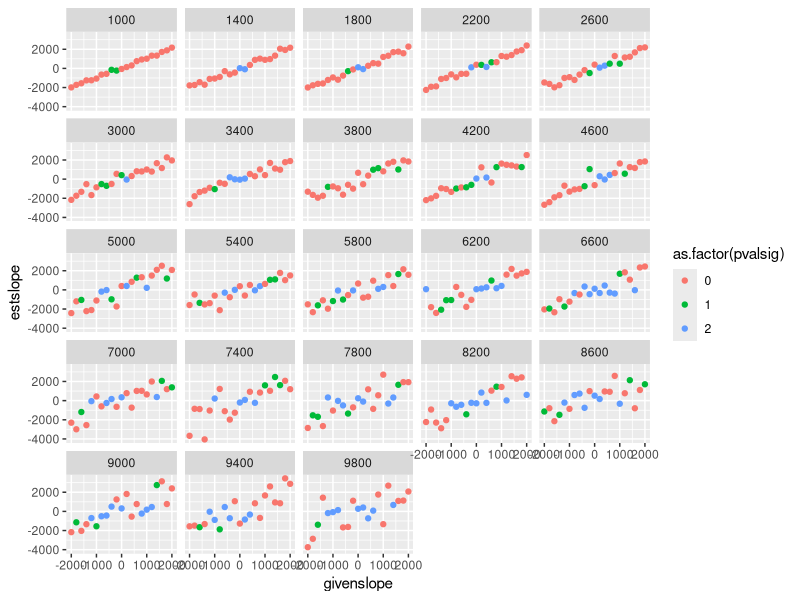
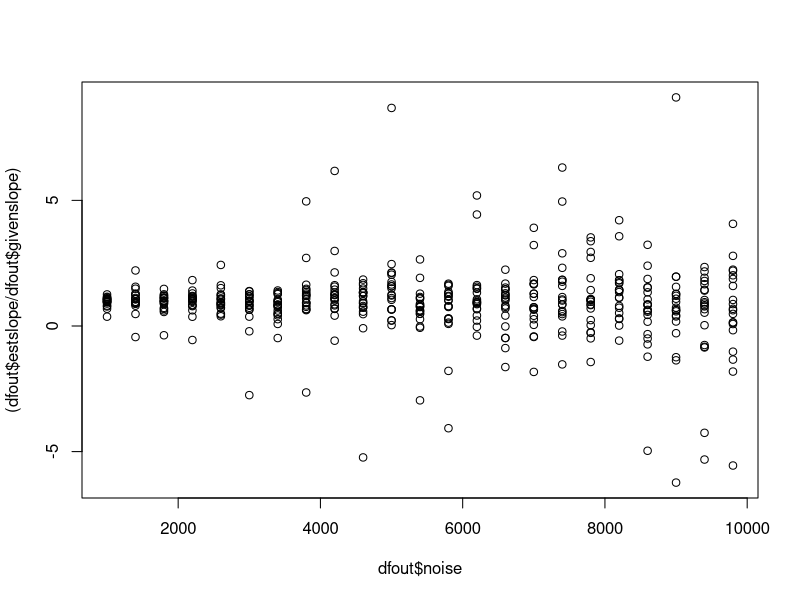
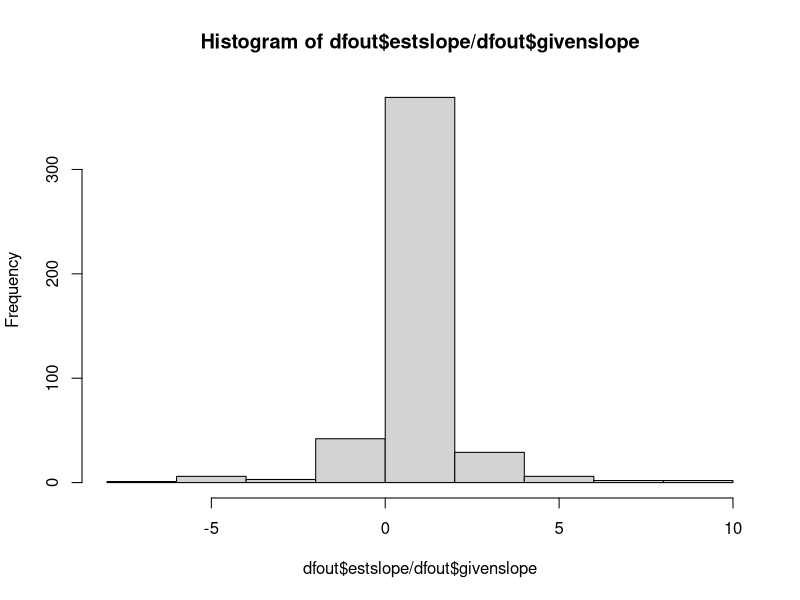
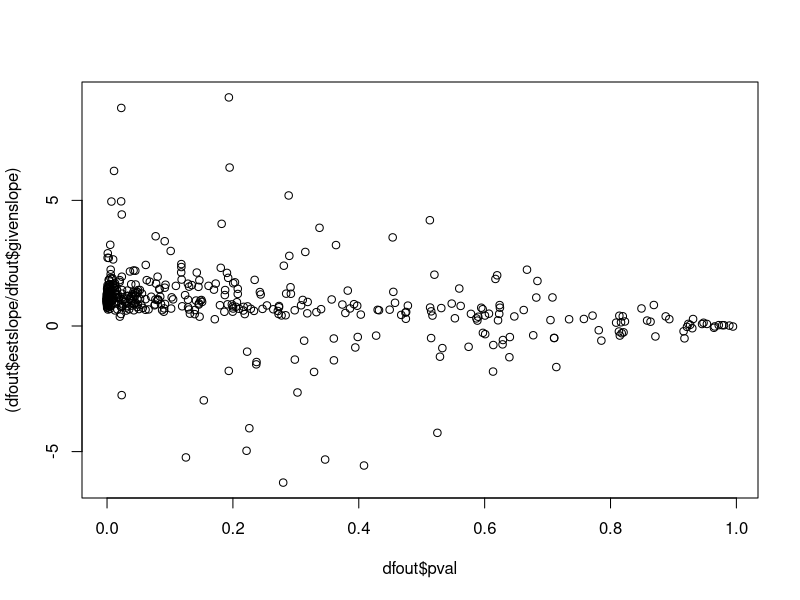

Write the R code that produced these figures, in order. (Note: a time limit stopped this script after it produced the figures.)
## Started 7 April 2024 ##
## Tried to start 4 April 2024, but got overwhelmed ##
## Updated 20 April 2024 to work with linear model ## 
## By Lizzie, cribbing off Mao's datasimulation.R ##

## Extra notes on what I did and how throughout, especially in response to datasimulation.R ##

# housekeeping
rm(list=ls()) 
options(stringsAsFactors = FALSE)
set.seed(333)

# f(x)
simulate_population <- function(a, b, t, noise_sd) {
  # To check the code to start, I ran bits inside the f(x) with different a; b  <-  0; noise_sd <- 0
  # then checked that I got a back from this: coef(model)["time"]
  # then I set b to other numbers and checked that I still got a back from the lm 
  # then I played around with the f(x) once I had it some to see how it did (and found an error in my code)
  # so I fixed it and played around again to see if it returned what I expected, it did! So I moved on. Finally
  y <- numeric(t)
  time <- 1:t
  y <- a*time + b + rnorm(t, 0, noise_sd)
    # y is the population of certain time
    # a is the increasing/decreasing rate
    # b is the starting population size
    # time is the x variable 
    # noise_sd
  model <- lm(y ~ time)
  # Extract the estimated slope (coefficient of time)
  estimated_slope <- coef(model)["time"]
  pval <- coef(summary(lm(y ~ time)))[2,4] # would be better to call with column name! But offline so cannot look up how
  return(c(estimated_slope, pval))
}

t <- 10
a <- seq(from=-2000, to=2000, by=200)
b <- 100000
noise_sd <- seq(from=1000, to=10000, by=400)


# If you are good with lists then keep using them! They are smart and I am trying to get better at them.
# This is also a bad way to update output. 
# So, don't copy how I do this below if you have a better way ... 

dfout <- data.frame(givenslope=numeric(), noise=numeric(), estslope=numeric(), pval=numeric())

for (i in 1:length(a)) {
  for (j in 1:length(noise_sd)){
    simpopout <- simulate_population(a[i], b, t, noise_sd[j])
    dfadd <- data.frame(givenslope=a[i], noise=noise_sd[j], estslope=simpopout[1], pval=simpopout[2])
    dfout <- rbind(dfout, dfadd)
  }
}

dfout$pvalsig <- ifelse(dfout$pval>0.5, 2, 0)
dfout$pvalsig[which(dfout$pval>0.05 & dfout$pval<0.15)] <- 1
library(ggplot2)
ggplot(dfout, aes(x=givenslope, y=estslope, color=as.factor(pvalsig)))+
  geom_point() + 
  facet_wrap(.~noise)
# Visulization to me suggests that MAYBE noise of 7000-9000 could work ...
plot((dfout$estslope/dfout$givenslope)~dfout$noise)
hist(dfout$estslope/dfout$givenslope)
plot((dfout$estslope/dfout$givenslope)~dfout$pval)
# Err, guessing that a ratio of 2 could be okay? Not sure .. 

## Next ...
# Semi-brute force search for cases were:
# (1) All the estiamted slopes are pretty close to given slopes and
# (2) The bottom populations has a pvalue between 0.05-0.15
a <- seq(from=-2000, to=2000, by=200)
a <- a[-c(5:17)] # remove middle close-to-zero slopes, as though are hard to get pval low
noise_sd <- seq(from=7000, to=9000, by=400) 
srhere <- 0.3

for(seedz in c(333:3999)){
  set.seed(seedz)
  for (j in 1:length(noise_sd)){
    dfout <- data.frame(noise=numeric(), sloperatio=numeric(), pval=numeric(), smratio=numeric())
    for (i in 1:length(a)) {
      simpopout <- simulate_population(a[i], b, t, noise_sd[j])
      # hack so I can later ask if ALL populations are true for below.. 
      smratiohere  <- ifelse((abs(simpopout[1]/a[i])<(1+srhere) & abs(simpopout[1]/a[i])>(1-srhere)), 0, 1)
      dfadd <- data.frame(noise=noise_sd[j], sloperatio=simpopout[1]/a[i], pval=simpopout[2], smratio=smratiohere)
      dfout <- rbind(dfout, dfadd)
    }
      if(sum(dfout$smratio)==0 & dfout$pval[1]>0.05 & dfout$pval[1]<0.15){
    print(paste("try seed: ", seedz, "with noise of ", noise_sd[j]))
  }
  }
}


# Okay, so I think we have a couple options and could find more with searching more seeds!
# We'll definitely need to DECREASE the noise with population size (assuming northern, increasing populations are increasing)
# But now we can probably get what we want ...
# For example, try ....
set.seed(1546)
t <- 10
b <- 100000
noise_sd <- rev(seq(from=3400, to=7000, by=400))

dfout <- data.frame(givenslope=numeric(), noise=numeric(), estslope=numeric(), pval=numeric())

for (i in 1:length(a)) {
    simpopout <- simulate_population(a[i], b, t, noise_sd[i])
    dfadd <- data.frame(givenslope=a[i], noise=noise_sd[i], estslope=simpopout[1], pval=simpopout[2])
    dfout <- rbind(dfout, dfadd)
}

dfout
# Could work, I might re-run without the -1800 and +1800 slopes (so 6 populations) and plot out the results
